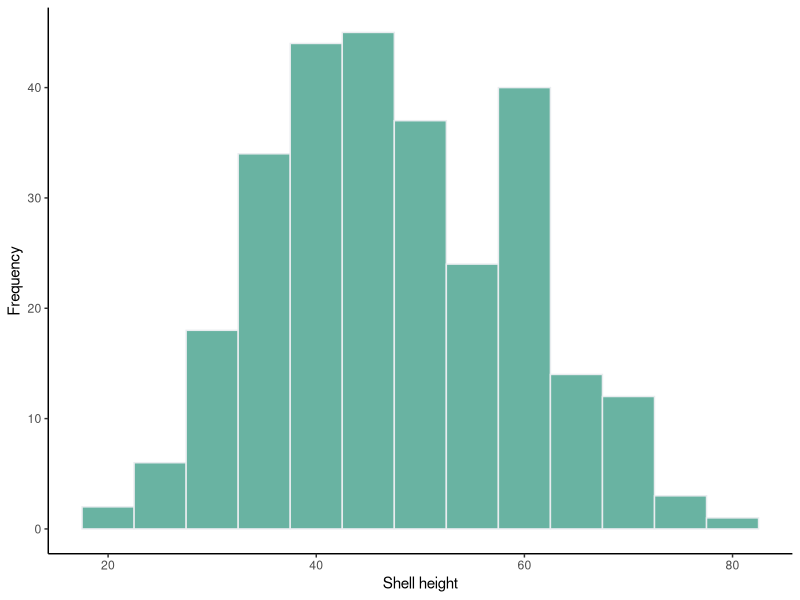

This chart was generated by the following R code:
## ---- chunk 1
initialHeights1<-c(63,32,48,61,71,41,58,69,33,34,70,61,61,51,39,45,61,60,61,67,60,55,40,69,55,29,60,46,46,53,75,42,21,35,72,61,48,46,47,73,55,31,43,37,52,56,52,40,63,48,50,19,59,59,47,63,41,41,26,35,48,64,44,60,40,49,47,35,55,45,60,42,42,46,49,56,48,45,40,37,60,59,37,28,51,61,45,35,26,54,41,44,58,39,41,47,34,47,50,52,55,43,44,45,41,26,50,38,41,58,42,37,36,48,28,24,32,29,45,70,64,67,24,35,63,56,41,37,47,55,38,75,47,43,40,39,65,50,42,42,40,60,28,36,60,64,48,48,50,49,33,34,40,43,59,46,30,38,58,43,45,35,34,37,48,58,58,42,46,57,44,24,40,40,41,37,59,57,68,40,45,49,50,35,35,30,36,30,32,70,34,41,54,29,43,52,32,37,38,70,42,32,56,37,35,58,50,38,42,43,55,60,43,68,46,60,53,55,59,55,32,50,41,64,37,59,57,52,55,50,38,60,61,37,60,62,55,45,63,47,35,62,61,65,36,62,59,42,39,49,35,50,49,46,43,45,34,44,44,30,41,49,45,41,42,48,32,80,69,69,50,46,57,45,59,63,56,51,45,51)
## ---- chunk 2
oysterAvgInitial<-mean(initialHeights1)
oysterAvgInitial
initialHeightSD<-sd(initialHeights1)
initialHeightSD
shapiro.test(initialHeights1)
## ---- chunk 3
upperLimit<-oysterAvgInitial+2*initialHeightSD
upperLimit
lowerLimit<-oysterAvgInitial-2*initialHeightSD
lowerLimit
## ---- chunk 4
initialHeights<-data.frame(initialHeights1)
## ---- chunk 5
library(ggplot2)
ggplot(initialHeights,aes(x=initialHeights1))+geom_histogram(binwidth = 5, fill="#69b3a2", color="#e9ecef")+theme_classic()+xlab("Shell height")+ylab("Frequency")
## ---- chunk 6
FBout<-read.csv("FBout2.csv")
library(car)
NewBag<-as.character(FBout$Bag)
FBout$Bag<-NewBag
leveneTest(Height~Bag, data=FBout)
## ---- chunk 7
 
bag1height<- FBout[FBout$Bag == 1,"Height"]
shapiro.test(bag1height) #Normal
bag2height<- FBout[FBout$Bag == 2,"Height"]
shapiro.test(bag2height) #Normal
bag3height<- FBout[FBout$Bag == 3,"Height"]
shapiro.test(bag3height) #Normal
bag4height<- FBout[FBout$Bag == 4,"Height"]
shapiro.test(bag4height) #Normal
## ---- chunk 8
HeightResults<-aov(Height~Bag, data=FBout)
summary(HeightResults)
## ---- chunk 9
leveneTest(Length~Bag, data=FBout)
## ---- chunk 10
 
bag1length<- FBout[FBout$Bag == 1,"Length"]
shapiro.test(bag1length) #Normal
bag2length<- FBout[FBout$Bag == 2,"Length"]
shapiro.test(bag2length) #Normal
bag3length<- FBout[FBout$Bag == 3,"Length"]
shapiro.test(bag3length) #Normal
bag4length<- FBout[FBout$Bag == 4,"Length"]
shapiro.test(bag4length) #Normal
## ---- chunk 11
LengthResults<-aov(Length~Bag, data=FBout)
summary(LengthResults)
## ---- chunk 12
leveneTest(Width~Bag, data=FBout)
## ---- chunk 13
bag1width<- FBout[FBout$Bag == 1,"Width"]
shapiro.test(bag1width) #Normal
bag2width<- FBout[FBout$Bag == 2,"Width"]
shapiro.test(bag2width) #Not normal, p=0.0231
bag3width<- FBout[FBout$Bag == 3,"Width"]
shapiro.test(bag3width) #Normal
bag4width<- FBout[FBout$Bag == 4,"Width"]
shapiro.test(bag4width) #Not normal, p=0.04589
## ---- chunk 14
kruskal.test(Width~Bag, data=FBout)
## ---- chunk 15
WidthResults<-aov(Width~Bag, data=FBout)
summary(WidthResults)
